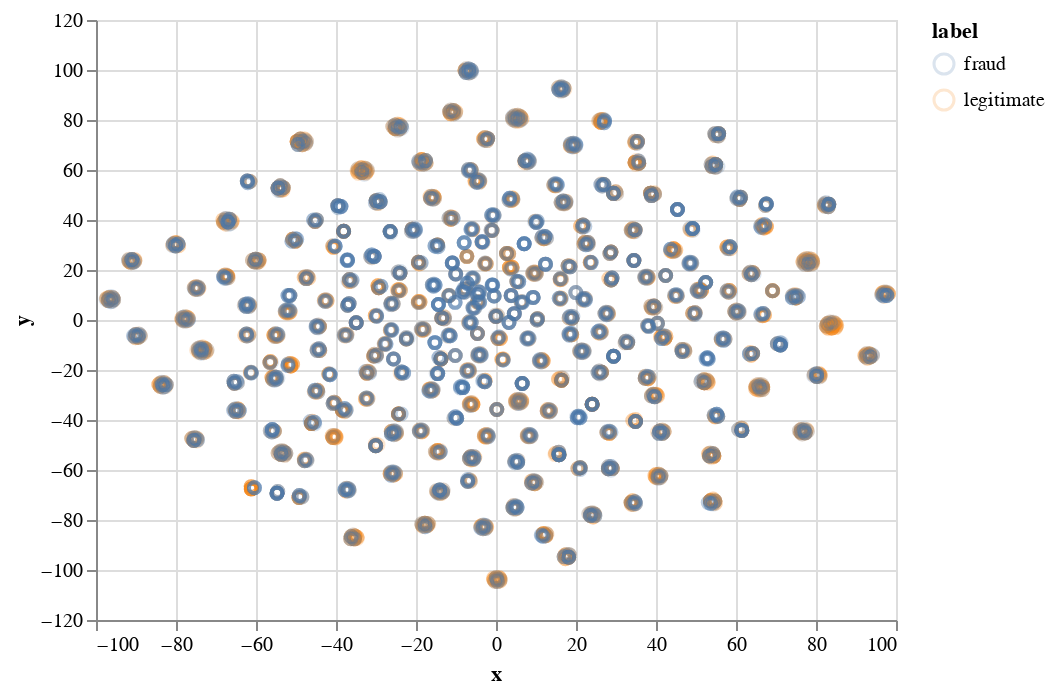

The notebook cell saved with this chart:
### Markdown cell above
This graph is interactive, so zoom in and take a look!

As we can see, there's a lot of overlap between the classes here and merchant ID alone isn't an obvious way to differentiate between legitimate and fraudulent transactions.

## What if we use a nonlinear visualization technique?

Sometimes, a nonlinear visualization technique can work better than a linear one like PCA.  The next approach we'll try is called t-distributed stochastic neighbor embedding, or t-SNE for short.  t-SNE learns a mapping from high-dimensional points to low-dimensional points so that points that are similar in high-dimensional space are likely to be similar in low-dimensional space as well.  t-SNE can sometimes identify structure that simpler techniques like PCA can't, but this power comes at a cost:  it is much more expensive to compute than PCA and doesn't parallelize well.  (t-SNE also works best for visualizing two-dimensional data when it is reducing from tens of dimensions rather than hundreds or thousands.  So, in some cases, you'll want to use a fast technique like PCA to reduce your data to a few dozen dimensions before using t-SNE.  That's what we're doing with the `TruncatedSVD` class in the next cell.)

✅ *You can go back and re-run this entire notebook after changing `HASH_BUCKETS` to a different value.*

### Code cell
import sklearn.manifold
tsne = sklearn.manifold.TSNE()

# use SVD to reduce the dimensionality before fitting t-SNE
svd = sklearn.decomposition.TruncatedSVD(16)
svd_a = svd.fit_transform(merchants)

tsne_a = tsne.fit_transform(svd_a)

merchants_df["x"] = tsne_a.T[0]
merchants_df["y"] = tsne_a.T[1]

alt.Chart(merchants_df).mark_point(opacity=0.2).encode(x="x:Q", y="y:Q", color="label")

### Figure 1 — Vega-Lite specification as saved in the notebook (floating-point values rounded to 4 significant figures; data arrays with more than 128 entries replaced by an {"elided": "..."} marker saying what was removed)
{"config": {"view": {"continuousWidth": 400, "continuousHeight": 300}}, "data": {"name": "data-6e0eebc0f2348e3dfb568f4d6a340a9d"}, "mark": {"type": "point", "opacity": 0.2}, "encoding": {"color": {"type": "nominal", "field": "label"}, "x": {"type": "quantitative", "field": "x"}, "y": {"type": "quantitative", "field": "y"}}, "$schema": "https://vega.github.io/schema/vega-lite/v4.8.1.json", "datasets": {"data-6e0eebc0f2348e3dfb568f4d6a340a9d": {"elided": "5000 records"}}}
